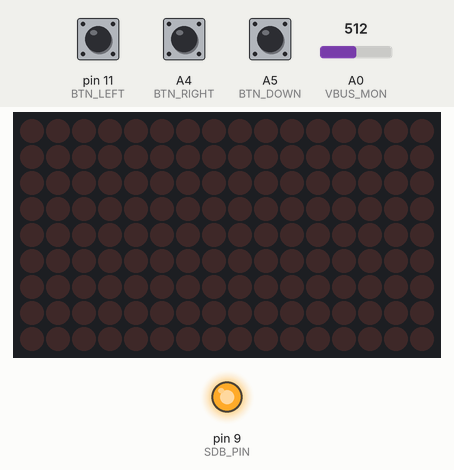
Recording of a sketch running on a simulated Arduino Uno, built with avr-gcc and run on an emulated ATmega328P. Shown: 16×9 LED matrix, output pins drawn as LEDs (lit = HIGH). Inputs (shaded band) come from the test bench; at power-on: pin 11 (BTN_LEFT) HIGH, A4 (BTN_RIGHT) HIGH, A5 (BTN_DOWN) HIGH, A0 (VBUS_MON) = 512. What the sketch prints to the serial monitor is not drawn.

Above: at 3.2 s.
3.3 s: pin 11 (BTN_LEFT) pulled LOW for 0.15 s
At 4.3 s:
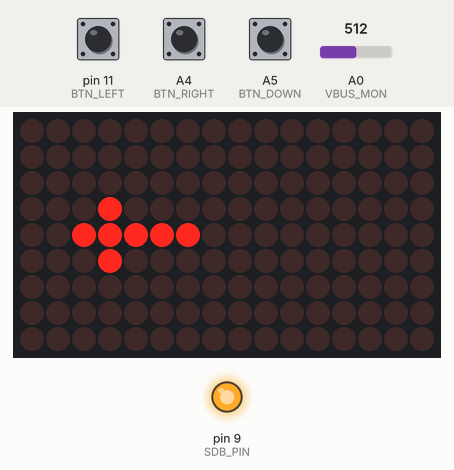
4.9 s: A4 (BTN_RIGHT) pulled LOW for 0.15 s
At 5.7 s:
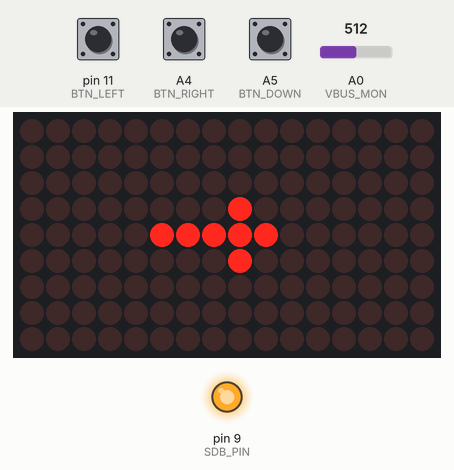
6.5 s: A5 (BTN_DOWN) pulled LOW for 0.15 s
At 7.7 s:
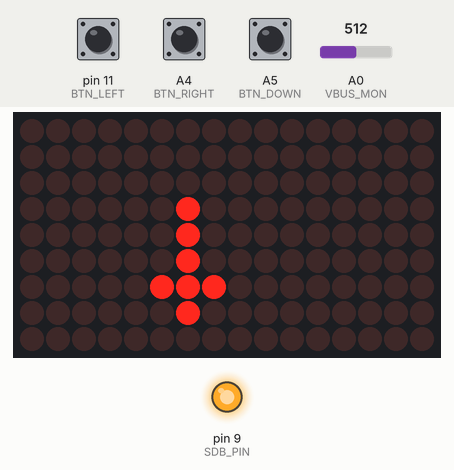
8.1 s: pin 11 (BTN_LEFT) pulled LOW for 1 s
At 9.4 s:
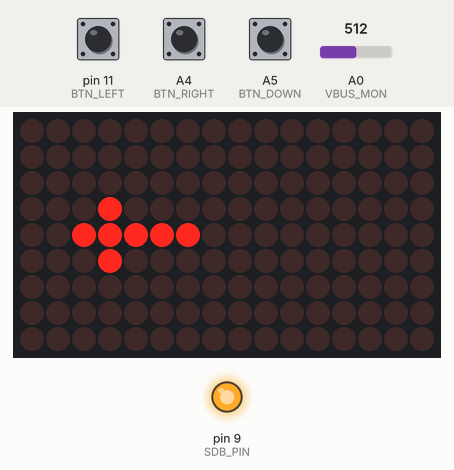
10.6 s: A4 (BTN_RIGHT) pulled LOW for 1 s
At 11.3 s:
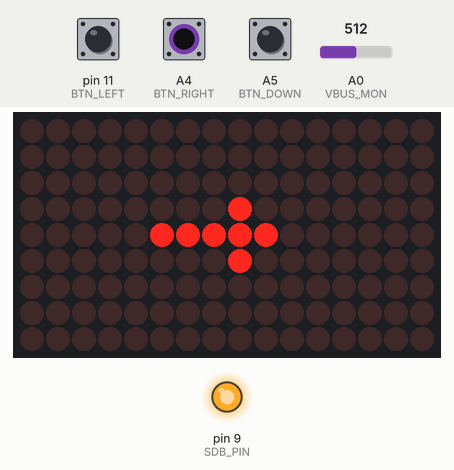
Timing chart, 0 to 13.6 s (numbered marks = the images above; inputs shaded):
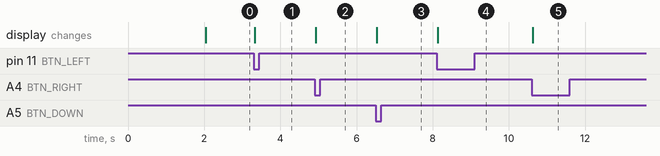

The sketch:

Test3-ButtonTest.ino
```cpp
/*
 * Button Test + VBUS Monitor
 * Tests 4 directional buttons and USB voltage monitoring
 *
 * Buttons (Active LOW with 100nF debounce caps):
 * - Up:    D0  (PD2)
 * - Down:  A5  (PF0, ADC0)
 * - Right: A4  (PF1, ADC1)
 * - Left:  D11 (PB7)
 *
 * VBUS Monitor: A0 (PF7, ADC7)
 * - Rtop=5.6K, Rbot=10K, 100nF filter, 1K series to ADC
 */

#include <Wire.h>
#include <Adafruit_GFX.h>
#include <Adafruit_IS31FL3731.h>

// Pin definitions
#define BTN_UP    0   // D0
#define BTN_DOWN  A5  // A5 (PF0)
#define BTN_RIGHT A4  // A4 (PF1)
#define BTN_LEFT  11  // D11
#define VBUS_MON  A0  // A0 (PF7, ADC7)
#define SDB_PIN   9   // IS31FL3731 shutdown

Adafruit_IS31FL3731 matrix = Adafruit_IS31FL3731();

void setup() {
  // Enable IS31FL3731
  pinMode(SDB_PIN, OUTPUT);
  digitalWrite(SDB_PIN, HIGH);
  delay(5);

  Serial.begin(115200);
  delay(2000);

  Serial.println("=== Button Test + VBUS Monitor ===");
  Serial.println();

  // Setup buttons with internal pull-ups (active LOW)
  pinMode(BTN_UP, INPUT_PULLUP);
  pinMode(BTN_DOWN, INPUT_PULLUP);
  pinMode(BTN_RIGHT, INPUT_PULLUP);
  pinMode(BTN_LEFT, INPUT_PULLUP);

  Serial.println("Buttons configured (active LOW with pull-ups)");
  Serial.println("- Up:    D0");
  Serial.println("- Down:  A5");
  Serial.println("- Right: A4");
  Serial.println("- Left:  D11");
  Serial.println();

  // Initialize LED matrix
  if (!matrix.begin(0x74)) {
    Serial.println("IS31FL3731 not found!");
    while (1);
  }

  matrix.clear();
  Serial.println("LED Matrix ready!");
  Serial.println();

  // Test VBUS monitoring
  Serial.println("=== VBUS Monitor Test ===");
  float vbus = readVBUS();
  Serial.print("USB Voltage: ");
  Serial.print(vbus);
  Serial.println(" V");

  if (vbus < 4.5) {
    Serial.println("⚠ WARNING: Low USB voltage detected!");
    Serial.println("  Consider dimming LEDs to prevent brownout");
  } else if (vbus > 5.5) {
    Serial.println("⚠ WARNING: High USB voltage!");
  } else {
    Serial.println("✓ USB voltage normal");
  }

  Serial.println();
  Serial.println("=== Button Test ===");
  Serial.println("Press buttons to see response!");
  Serial.println("Each button press will light up a direction arrow on the matrix");
  Serial.println();
}

// Read VBUS voltage
// Voltage divider: Rtop=5.6K, Rbot=10K
// Vout = Vin * (Rbot / (Rtop + Rbot))
// Vout = Vin * (10K / 15.6K) = Vin * 0.641
// Therefore: Vin = Vout / 0.641 = Vout * 1.560
float readVBUS() {
  int adcValue = analogRead(VBUS_MON);
  float vout = (adcValue / 1023.0) * 3.3; // ADC reading to voltage
  float vin = vout * 1.560; // Voltage divider ratio
  return vin;
}

// Draw arrow on LED matrix
void drawArrow(char direction) {
  matrix.clear();

  switch(direction) {
    case 'U': // Up arrow
      matrix.drawPixel(6, 1, 200);
      matrix.drawPixel(5, 2, 200);
      matrix.drawPixel(6, 2, 200);
      matrix.drawPixel(7, 2, 200);
      matrix.drawPixel(6, 3, 200);
      matrix.drawPixel(6, 4, 200);
      matrix.drawPixel(6, 5, 200);
      break;

    case 'D': // Down arrow
      matrix.drawPixel(6, 3, 200);
      matrix.drawPixel(6, 4, 200);
      matrix.drawPixel(6, 5, 200);
      matrix.drawPixel(6, 6, 200);
      matrix.drawPixel(5, 6, 200);
      matrix.drawPixel(6, 6, 200);
      matrix.drawPixel(7, 6, 200);
      matrix.drawPixel(6, 7, 200);
      break;

    case 'L': // Left arrow
      matrix.drawPixel(2, 4, 200);
      matrix.drawPixel(3, 3, 200);
      matrix.drawPixel(3, 4, 200);
      matrix.drawPixel(3, 5, 200);
      matrix.drawPixel(4, 4, 200);
      matrix.drawPixel(5, 4, 200);
      matrix.drawPixel(6, 4, 200);
      break;

    case 'R': // Right arrow
      matrix.drawPixel(5, 4, 200);
      matrix.drawPixel(6, 4, 200);
      matrix.drawPixel(7, 4, 200);
      matrix.drawPixel(8, 3, 200);
      matrix.drawPixel(8, 4, 200);
      matrix.drawPixel(8, 5, 200);
      matrix.drawPixel(9, 4, 200);
      break;
  }
}

void loop() {
  static unsigned long lastPrint = 0;
  static bool lastUp = HIGH;
  static bool lastDown = HIGH;
  static bool lastRight = HIGH;
  static bool lastLeft = HIGH;

  // Read buttons (active LOW, so LOW = pressed)
  bool up = digitalRead(BTN_UP);
  bool down = digitalRead(BTN_DOWN);
  bool right = digitalRead(BTN_RIGHT);
  bool left = digitalRead(BTN_LEFT);

  // Detect button press (transition from HIGH to LOW)
  if (up == LOW && lastUp == HIGH) {
    Serial.println("⬆ UP pressed");
    drawArrow('U');
  }
  if (down == LOW && lastDown == HIGH) {
    Serial.println("⬇ DOWN pressed");
    drawArrow('D');
  }
  if (right == LOW && lastRight == HIGH) {
    Serial.println("➡ RIGHT pressed");
    drawArrow('R');
  }
  if (left == LOW && lastLeft == HIGH) {
    Serial.println("⬅ LEFT pressed");
    drawArrow('L');
  }

  // Save button states
  lastUp = up;
  lastDown = down;
  lastRight = right;
  lastLeft = left;

  // Print VBUS voltage every 5 seconds
  if (millis() - lastPrint > 5000) {
    float vbus = readVBUS();
    Serial.print("VBUS: ");
    Serial.print(vbus);
    Serial.println(" V");
    lastPrint = millis();
  }

  delay(10); // Small delay for debouncing (hardware caps help too!)
}
```

Measured:
- after the input at 3.3 s, the display: changes at once (image 1)
- after the input at 4.9 s, the display: changes at once (image 2)
- after the input at 6.5 s, the display: changes at once (image 3)
- after the input at 8.1 s, the display: changes at once (image 4)
- after the input at 10.6 s, the display: changes at once (image 5)
